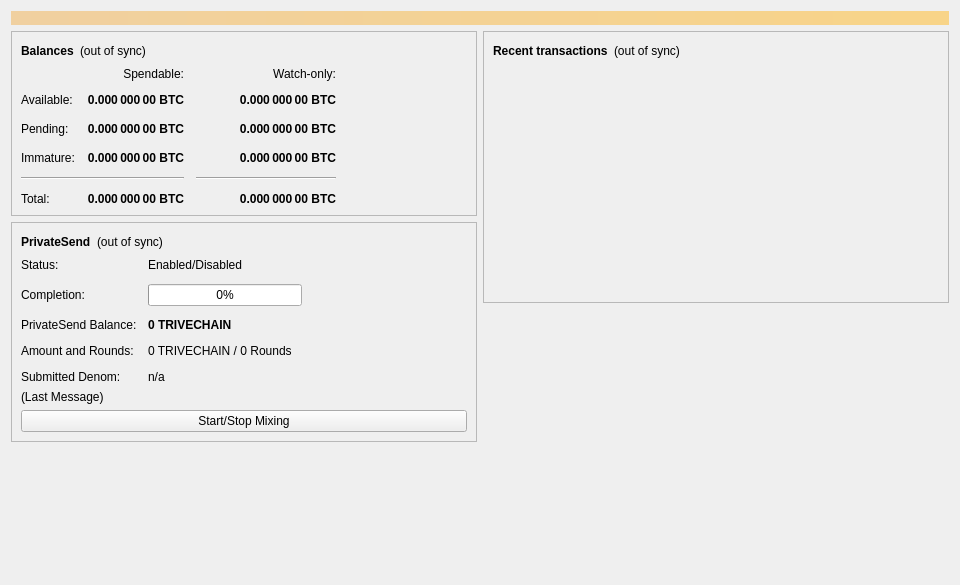
<?xml version="1.0" encoding="UTF-8"?>
<ui version="4.0">
 <class>OverviewPage</class>
 <widget class="QWidget" name="OverviewPage">
  <property name="geometry">
   <rect>
    <x>0</x>
    <y>0</y>
    <width>960</width>
    <height>585</height>
   </rect>
  </property>
  <property name="minimumSize">
   <size>
    <width>960</width>
    <height>0</height>
   </size>
  </property>
  <property name="windowTitle">
   <string>Form</string>
  </property>
  <layout class="QVBoxLayout" name="topLayout">
   <item>
    <widget class="QLabel" name="labelAlerts">
     <property name="visible">
      <bool>false</bool>
     </property>
     <property name="styleSheet">
      <string notr="true">QLabel { background-color: qlineargradient(x1: 0, y1: 0, x2: 1, y2: 0, stop:0 #F0D0A0, stop:1 #F8D488); color:#000000; }</string>
     </property>
     <property name="wordWrap">
      <bool>true</bool>
     </property>
     <property name="margin">
      <number>3</number>
     </property>
     <property name="textInteractionFlags">
      <set>Qt::TextSelectableByMouse</set>
     </property>
    </widget>
   </item>
   <item>
    <layout class="QHBoxLayout" name="horizontalLayout" stretch="1,1">
     <item>
      <layout class="QVBoxLayout" name="verticalLayout_2">
       <item>
        <widget class="QFrame" name="frame">
         <property name="frameShape">
          <enum>QFrame::StyledPanel</enum>
         </property>
         <property name="frameShadow">
          <enum>QFrame::Raised</enum>
         </property>
         <layout class="QVBoxLayout" name="verticalLayout_4">
          <item>
           <layout class="QHBoxLayout" name="horizontalLayout_4">
            <item>
             <widget class="QLabel" name="label_5">
              <property name="font">
               <font>
                <weight>75</weight>
                <bold>true</bold>
               </font>
              </property>
              <property name="text">
               <string>Balances</string>
              </property>
             </widget>
            </item>
            <item>
             <widget class="QLabel" name="labelWalletStatus">
              <property name="toolTip">
               <string>The displayed information may be out of date. Your wallet automatically synchronizes with the Trivechain network after a connection is established, but this process has not completed yet.</string>
              </property>
              <property name="text">
               <string notr="true">(out of sync)</string>
              </property>
              <property name="alignment">
               <set>Qt::AlignLeading|Qt::AlignLeft|Qt::AlignVCenter</set>
              </property>
             </widget>
            </item>
            <item>
             <spacer name="horizontalSpacer_3">
              <property name="orientation">
               <enum>Qt::Horizontal</enum>
              </property>
              <property name="sizeHint" stdset="0">
               <size>
                <width>40</width>
                <height>20</height>
               </size>
              </property>
             </spacer>
            </item>
           </layout>
          </item>
          <item>
           <layout class="QGridLayout" name="gridLayout">
            <property name="spacing">
             <number>12</number>
            </property>
            <item row="2" column="2">
             <widget class="QLabel" name="labelWatchPending">
              <property name="font">
               <font>
                <weight>75</weight>
                <bold>true</bold>
               </font>
              </property>
              <property name="cursor">
               <cursorShape>IBeamCursor</cursorShape>
              </property>
              <property name="toolTip">
               <string>Unconfirmed transactions to watch-only addresses</string>
              </property>
              <property name="text">
               <string notr="true">0.000 000 00 BTC</string>
              </property>
              <property name="alignment">
               <set>Qt::AlignRight|Qt::AlignTrailing|Qt::AlignVCenter</set>
              </property>
              <property name="textInteractionFlags">
               <set>Qt::LinksAccessibleByMouse|Qt::TextSelectableByKeyboard|Qt::TextSelectableByMouse</set>
              </property>
             </widget>
            </item>
            <item row="2" column="1">
             <widget class="QLabel" name="labelUnconfirmed">
              <property name="font">
               <font>
                <weight>75</weight>
                <bold>true</bold>
               </font>
              </property>
              <property name="cursor">
               <cursorShape>IBeamCursor</cursorShape>
              </property>
              <property name="toolTip">
               <string>Total of transactions that have yet to be confirmed, and do not yet count toward the spendable balance</string>
              </property>
              <property name="text">
               <string notr="true">0.000 000 00 BTC</string>
              </property>
              <property name="alignment">
               <set>Qt::AlignRight|Qt::AlignTrailing|Qt::AlignVCenter</set>
              </property>
              <property name="textInteractionFlags">
               <set>Qt::LinksAccessibleByMouse|Qt::TextSelectableByKeyboard|Qt::TextSelectableByMouse</set>
              </property>
             </widget>
            </item>
            <item row="3" column="2">
             <widget class="QLabel" name="labelWatchImmature">
              <property name="font">
               <font>
                <weight>75</weight>
                <bold>true</bold>
               </font>
              </property>
              <property name="cursor">
               <cursorShape>IBeamCursor</cursorShape>
              </property>
              <property name="toolTip">
               <string>Mined balance in watch-only addresses that has not yet matured</string>
              </property>
              <property name="text">
               <string notr="true">0.000 000 00 BTC</string>
              </property>
              <property name="alignment">
               <set>Qt::AlignRight|Qt::AlignTrailing|Qt::AlignVCenter</set>
              </property>
              <property name="textInteractionFlags">
               <set>Qt::LinksAccessibleByMouse|Qt::TextSelectableByKeyboard|Qt::TextSelectableByMouse</set>
              </property>
             </widget>
            </item>
            <item row="4" column="0" colspan="2">
             <widget class="Line" name="lineSpendableBalance">
              <property name="orientation">
               <enum>Qt::Horizontal</enum>
              </property>
             </widget>
            </item>
            <item row="4" column="2">
             <widget class="Line" name="lineWatchBalance">
              <property name="sizePolicy">
               <sizepolicy hsizetype="Preferred" vsizetype="Fixed">
                <horstretch>0</horstretch>
                <verstretch>0</verstretch>
               </sizepolicy>
              </property>
              <property name="minimumSize">
               <size>
                <width>140</width>
                <height>0</height>
               </size>
              </property>
              <property name="orientation">
               <enum>Qt::Horizontal</enum>
              </property>
             </widget>
            </item>
            <item row="5" column="0">
             <widget class="QLabel" name="labelTotalText">
              <property name="text">
               <string>Total:</string>
              </property>
             </widget>
            </item>
            <item row="3" column="1">
             <widget class="QLabel" name="labelImmature">
              <property name="font">
               <font>
                <weight>75</weight>
                <bold>true</bold>
               </font>
              </property>
              <property name="cursor">
               <cursorShape>IBeamCursor</cursorShape>
              </property>
              <property name="toolTip">
               <string>Mined balance that has not yet matured</string>
              </property>
              <property name="text">
               <string notr="true">0.000 000 00 BTC</string>
              </property>
              <property name="alignment">
               <set>Qt::AlignRight|Qt::AlignTrailing|Qt::AlignVCenter</set>
              </property>
              <property name="textInteractionFlags">
               <set>Qt::LinksAccessibleByMouse|Qt::TextSelectableByKeyboard|Qt::TextSelectableByMouse</set>
              </property>
             </widget>
            </item>
            <item row="2" column="3">
             <spacer name="horizontalSpacer_2">
              <property name="orientation">
               <enum>Qt::Horizontal</enum>
              </property>
              <property name="sizeHint" stdset="0">
               <size>
                <width>40</width>
                <height>20</height>
               </size>
              </property>
             </spacer>
            </item>
            <item row="3" column="0">
             <widget class="QLabel" name="labelImmatureText">
              <property name="text">
               <string>Immature:</string>
              </property>
             </widget>
            </item>
            <item row="5" column="1">
             <widget class="QLabel" name="labelTotal">
              <property name="font">
               <font>
                <weight>75</weight>
                <bold>true</bold>
               </font>
              </property>
              <property name="cursor">
               <cursorShape>IBeamCursor</cursorShape>
              </property>
              <property name="toolTip">
               <string>Your current total balance</string>
              </property>
              <property name="text">
               <string notr="true">0.000 000 00 BTC</string>
              </property>
              <property name="alignment">
               <set>Qt::AlignRight|Qt::AlignTrailing|Qt::AlignVCenter</set>
              </property>
              <property name="textInteractionFlags">
               <set>Qt::LinksAccessibleByMouse|Qt::TextSelectableByKeyboard|Qt::TextSelectableByMouse</set>
              </property>
             </widget>
            </item>
            <item row="5" column="2">
             <widget class="QLabel" name="labelWatchTotal">
              <property name="font">
               <font>
                <weight>75</weight>
                <bold>true</bold>
               </font>
              </property>
              <property name="cursor">
               <cursorShape>IBeamCursor</cursorShape>
              </property>
              <property name="toolTip">
               <string>Current total balance in watch-only addresses</string>
              </property>
              <property name="text">
               <string notr="true">0.000 000 00 BTC</string>
              </property>
              <property name="alignment">
               <set>Qt::AlignRight|Qt::AlignTrailing|Qt::AlignVCenter</set>
              </property>
              <property name="textInteractionFlags">
               <set>Qt::LinksAccessibleByMouse|Qt::TextSelectableByKeyboard|Qt::TextSelectableByMouse</set>
              </property>
             </widget>
            </item>
            <item row="0" column="2">
             <widget class="QLabel" name="labelWatchonly">
              <property name="text">
               <string>Watch-only:</string>
              </property>
              <property name="alignment">
               <set>Qt::AlignRight|Qt::AlignTrailing|Qt::AlignVCenter</set>
              </property>
             </widget>
            </item>
            <item row="1" column="0">
             <widget class="QLabel" name="labelBalanceText">
              <property name="text">
               <string>Available:</string>
              </property>
             </widget>
            </item>
            <item row="1" column="1">
             <widget class="QLabel" name="labelBalance">
              <property name="font">
               <font>
                <weight>75</weight>
                <bold>true</bold>
               </font>
              </property>
              <property name="cursor">
               <cursorShape>IBeamCursor</cursorShape>
              </property>
              <property name="toolTip">
               <string>Your current spendable balance</string>
              </property>
              <property name="text">
               <string notr="true">0.000 000 00 BTC</string>
              </property>
              <property name="alignment">
               <set>Qt::AlignRight|Qt::AlignTrailing|Qt::AlignVCenter</set>
              </property>
              <property name="textInteractionFlags">
               <set>Qt::LinksAccessibleByMouse|Qt::TextSelectableByKeyboard|Qt::TextSelectableByMouse</set>
              </property>
             </widget>
            </item>
            <item row="1" column="2">
             <widget class="QLabel" name="labelWatchAvailable">
              <property name="font">
               <font>
                <weight>75</weight>
                <bold>true</bold>
               </font>
              </property>
              <property name="cursor">
               <cursorShape>IBeamCursor</cursorShape>
              </property>
              <property name="toolTip">
               <string>Your current balance in watch-only addresses</string>
              </property>
              <property name="text">
               <string notr="true">0.000 000 00 BTC</string>
              </property>
              <property name="alignment">
               <set>Qt::AlignRight|Qt::AlignTrailing|Qt::AlignVCenter</set>
              </property>
              <property name="textInteractionFlags">
               <set>Qt::LinksAccessibleByMouse|Qt::TextSelectableByKeyboard|Qt::TextSelectableByMouse</set>
              </property>
             </widget>
            </item>
            <item row="2" column="0">
             <widget class="QLabel" name="labelPendingText">
              <property name="text">
               <string>Pending:</string>
              </property>
             </widget>
            </item>
            <item row="0" column="1">
             <widget class="QLabel" name="labelSpendable">
              <property name="text">
               <string>Spendable:</string>
              </property>
              <property name="alignment">
               <set>Qt::AlignRight|Qt::AlignTrailing|Qt::AlignVCenter</set>
              </property>
             </widget>
            </item>
           </layout>
          </item>
         </layout>
        </widget>
       </item>
       <item>
        <widget class="QFrame" name="framePrivateSend">
         <property name="layoutDirection">
          <enum>Qt::LeftToRight</enum>
         </property>
         <property name="frameShape">
          <enum>QFrame::StyledPanel</enum>
         </property>
         <property name="frameShadow">
          <enum>QFrame::Raised</enum>
         </property>
         <layout class="QVBoxLayout" name="VerticalLayout_PS1">
          <item>
           <layout class="QHBoxLayout" name="horizontalLayout_5">
            <item>
             <widget class="QLabel" name="labelPrivateSendHeader">
              <property name="font">
               <font>
                <weight>75</weight>
                <bold>true</bold>
               </font>
              </property>
              <property name="text">
               <string>PrivateSend</string>
              </property>
             </widget>
            </item>
            <item>
             <widget class="QLabel" name="labelPrivateSendSyncStatus">
              <property name="toolTip">
               <string>The displayed information may be out of date. Your wallet automatically synchronizes with the Trivechain network after a connection is established, but this process has not completed yet.</string>
              </property>
              <property name="text">
               <string notr="true">(out of sync)</string>
              </property>
              <property name="alignment">
               <set>Qt::AlignLeading|Qt::AlignLeft|Qt::AlignVCenter</set>
              </property>
             </widget>
            </item>
            <item>
             <spacer name="horizontalSpacer_4">
              <property name="orientation">
               <enum>Qt::Horizontal</enum>
              </property>
              <property name="sizeHint" stdset="0">
               <size>
                <width>40</width>
                <height>20</height>
               </size>
              </property>
             </spacer>
            </item>
           </layout>
          </item>
          <item>
           <layout class="QFormLayout" name="privateSendFormLayout">
            <property name="fieldGrowthPolicy">
             <enum>QFormLayout::AllNonFixedFieldsGrow</enum>
            </property>
            <property name="horizontalSpacing">
             <number>11</number>
            </property>
            <property name="verticalSpacing">
             <number>12</number>
            </property>
            <item row="0" column="0">
             <widget class="QLabel" name="labelPrivateSendEnabledText">
              <property name="text">
               <string>Status:</string>
              </property>
             </widget>
            </item>
            <item row="0" column="1">
             <widget class="QLabel" name="labelPrivateSendEnabled">
              <property name="text">
               <string>Enabled/Disabled</string>
              </property>
             </widget>
            </item>
            <item row="1" column="0">
             <widget class="QLabel" name="labelCompletitionText">
              <property name="text">
               <string>Completion:</string>
              </property>
             </widget>
            </item>
            <item row="1" column="1">
             <widget class="QProgressBar" name="privateSendProgress">
              <property name="maximumSize">
               <size>
                <width>154</width>
                <height>16777215</height>
               </size>
              </property>
              <property name="value">
               <number>0</number>
              </property>
             </widget>
            </item>
            <item row="2" column="0">
             <widget class="QLabel" name="labelAnonymizedText">
              <property name="text">
               <string>PrivateSend Balance:</string>
              </property>
             </widget>
            </item>
            <item row="2" column="1">
             <widget class="QLabel" name="labelAnonymized">
              <property name="font">
               <font>
                <weight>75</weight>
                <bold>true</bold>
               </font>
              </property>
              <property name="text">
               <string notr="true">0 TRIVECHAIN</string>
              </property>
             </widget>
            </item>
            <item row="3" column="0">
             <widget class="QLabel" name="labelAmountAndRoundsText">
              <property name="text">
               <string>Amount and Rounds:</string>
              </property>
             </widget>
            </item>
            <item row="3" column="1">
             <widget class="QLabel" name="labelAmountRounds">
              <property name="text">
               <string>0 TRIVECHAIN / 0 Rounds</string>
              </property>
             </widget>
            </item>
            <item row="4" column="0">
             <widget class="QLabel" name="labelSubmittedDenomText">
              <property name="text">
               <string>Submitted Denom:</string>
              </property>
             </widget>
            </item>
            <item row="4" column="1">
             <widget class="QLabel" name="labelSubmittedDenom">
              <property name="toolTip">
               <string>The denominations you submitted to the Masternode.&lt;br&gt;To mix, other users must submit the exact same denominations.</string>
              </property>
              <property name="text">
               <string>n/a</string>
              </property>
             </widget>
            </item>
           </layout>
          </item>
          <item>
           <layout class="QVBoxLayout" name="VerticalLayout_PS">
            <item>
             <widget class="QLabel" name="labelPrivateSendLastMessage">
              <property name="text">
               <string>(Last Message)</string>
              </property>
              <property name="alignment">
               <set>Qt::AlignLeading|Qt::AlignLeft|Qt::AlignTop</set>
              </property>
              <property name="wordWrap">
               <bool>true</bool>
              </property>
             </widget>
            </item>
            <item>
             <widget class="QPushButton" name="togglePrivateSend">
              <property name="sizePolicy">
               <sizepolicy hsizetype="MinimumExpanding" vsizetype="Fixed">
                <horstretch>0</horstretch>
                <verstretch>0</verstretch>
               </sizepolicy>
              </property>
              <property name="text">
               <string>Start/Stop Mixing</string>
              </property>
             </widget>
            </item>
           </layout>
          </item>
         </layout>
        </widget>
       </item>
       <item>
        <spacer name="verticalSpacer">
         <property name="orientation">
          <enum>Qt::Vertical</enum>
         </property>
         <property name="sizeHint" stdset="0">
          <size>
           <width>20</width>
           <height>40</height>
          </size>
         </property>
        </spacer>
       </item>
      </layout>
     </item>
     <item>
      <layout class="QVBoxLayout" name="verticalLayout_3">
       <item>
        <widget class="QFrame" name="frame_2">
         <property name="frameShape">
          <enum>QFrame::StyledPanel</enum>
         </property>
         <property name="frameShadow">
          <enum>QFrame::Raised</enum>
         </property>
         <layout class="QVBoxLayout" name="verticalLayout">
          <item>
           <layout class="QHBoxLayout" name="horizontalLayout_2">
            <item>
             <widget class="QLabel" name="label_4">
              <property name="font">
               <font>
                <weight>75</weight>
                <bold>true</bold>
               </font>
              </property>
              <property name="text">
               <string>Recent transactions</string>
              </property>
             </widget>
            </item>
            <item>
             <widget class="QLabel" name="labelTransactionsStatus">
              <property name="toolTip">
               <string>The displayed information may be out of date. Your wallet automatically synchronizes with the Trivechain network after a connection is established, but this process has not completed yet.</string>
              </property>
              <property name="text">
               <string notr="true">(out of sync)</string>
              </property>
              <property name="alignment">
               <set>Qt::AlignLeading|Qt::AlignLeft|Qt::AlignVCenter</set>
              </property>
             </widget>
            </item>
            <item>
             <spacer name="horizontalSpacer">
              <property name="orientation">
               <enum>Qt::Horizontal</enum>
              </property>
              <property name="sizeHint" stdset="0">
               <size>
                <width>40</width>
                <height>20</height>
               </size>
              </property>
             </spacer>
            </item>
           </layout>
          </item>
          <item>
           <widget class="QListView" name="listTransactions">
            <property name="styleSheet">
             <string notr="true">QListView { background: transparent; }</string>
            </property>
            <property name="frameShape">
             <enum>QFrame::NoFrame</enum>
            </property>
            <property name="verticalScrollBarPolicy">
             <enum>Qt::ScrollBarAlwaysOff</enum>
            </property>
            <property name="horizontalScrollBarPolicy">
             <enum>Qt::ScrollBarAlwaysOff</enum>
            </property>
            <property name="selectionMode">
             <enum>QAbstractItemView::NoSelection</enum>
            </property>
           </widget>
          </item>
         </layout>
        </widget>
       </item>
       <item>
        <spacer name="verticalSpacer_2">
         <property name="orientation">
          <enum>Qt::Vertical</enum>
         </property>
         <property name="sizeHint" stdset="0">
          <size>
           <width>20</width>
           <height>40</height>
          </size>
         </property>
        </spacer>
       </item>
      </layout>
     </item>
    </layout>
   </item>
  </layout>
 </widget>
 <resources/>
 <connections/>
</ui>
